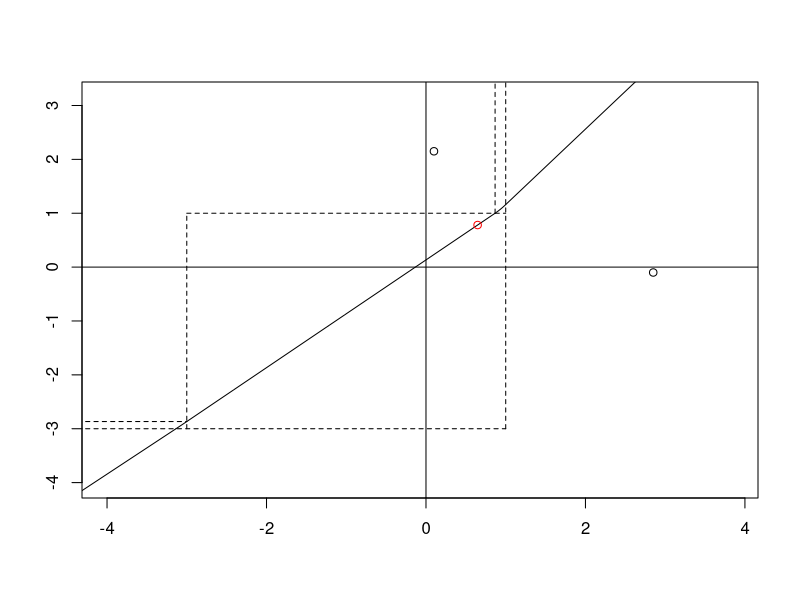

The R source for this figure:
f=0.05
eps=2
e=.5
t=1
b=5

rate<-function(x){
	if(x<=(-t-eps)){
		a=b
	} 
	if(x>=(-t+eps)){
		a=0
	} 
	if(x>(-t-eps)&&x<(-t+eps)){
	a=b*(-1/(2*eps)*(x+t)+1/2)
	}
	return(a)
}


timefun<-function(y){
	c=1/e*(f-b/(2*eps)*(b-f)/e-b*t/(2*eps)+b/2)
	ty=1/e*log((y-(b-f)/e)/(-t-eps+4*eps*f/(b-2*eps*e)-(b-f)/e))
	x=(-t-eps-c)*(y-(b-f)/e)/(-t-eps+4*eps*f/(b-2*eps*e)-(b-f)/e)+c+b/(2*eps)*(y-(b-f)/e)*ty
	return(x)
}

timefun2<-function(x){
	c=1/e*(-f-b/(2*eps)*f/e-b*t/(2*eps)+b/2)
	tx=1/e*log((x-f/e)/(-t+eps-4*eps*f/(b-2*eps*e)-f/e))
	y=(-t+eps-c)*(x-f/e)/(-t+eps-4*eps*f/(b-2*eps*e)-f/e)+c+b/(2*eps)*(x-f/e)*tx
	return(y)
}

xrange=c(-t-eps-1,f/e+rate(-f/e)/e+1)
yrange=c(-t-eps-1,-f/e+rate(f/e)/e+1)

plot(xrange,yrange,col='white',xlab="",ylab="")

xvals=matrix(seq(min(xrange),max(xrange),length.out=500),nrow=1)
yvals=matrix(seq(min(yrange),max(yrange),length.out=500),nrow=1)

xisocline=f/e+apply(yvals,2,rate)/e
yisocline=-f/e+apply(xvals,2,rate)/e
# lines(xisocline,yvals)
# lines(xvals,yisocline)

xvals=matrix(seq(-t-eps,-t+eps-4*eps*f/(b-2*eps*e),length.out=500),nrow=1)
midline=xvals+4*eps*f/(b-2*eps*e)
lines(xvals,midline)

yvals=matrix(seq(-t-eps,-t-eps+4*eps*f/(b-2*eps*e),length.out=500),nrow=1)
line=apply(yvals,2,timefun)
lines(line,yvals)

xvals=matrix(seq(-t+eps-4*eps*f/(b-2*eps*e),-t+eps,length.out=500),nrow=1)
line=apply(xvals,2,timefun2)
lines(xvals,line)

xvals=matrix(seq(min(xrange)-1,timefun(-t-eps),length.out=500),nrow=1)
xhat=timefun(-t-eps)
yhat=-t-eps
line=(yhat-(b-f)/e)/(xhat-(b+f)/e)*(xvals-(b+f)/e)+(b-f)/e
lines(xvals,line)

xvals=matrix(seq(-t+eps,max(xrange)+1,length.out=500),nrow=1)
xhat=-t+eps
yhat=timefun2(-t+eps)
line=(yhat+f/e)/(xhat-f/e)*(xvals-f/e)-f/e
lines(xvals,line)

points(f/e,-f/e+rate(f/e)/e)
points(f/e+rate(-f/e)/e,-f/e)
points(b*(eps-t)/(2*eps*e+b)-2*eps*f/(b-2*eps*e),b*(eps-t)/(2*eps*e+b)+2*eps*f/(b-2*eps*e),col='red')
lines(seq(-t-eps,-t+eps,length.out=500),rep(-t+eps,500),lty=2)
lines(seq(min(xrange)-1,-t+eps,length.out=500),rep(-t-eps,500),lty=2)
lines(rep(-t+eps,500),seq(-t-eps,max(yrange)+1,length.out=500),lty=2)
lines(rep(-t-eps,500),seq(-t-eps,-t+eps,length.out=500),lty=2)
# abline(h=-t-eps+4*eps*f/(b-2*eps*e),lty=2)
lines(seq(min(xrange)-1,-t-eps,length.out=500),rep(-t-eps+4*eps*f/(b-2*eps*e),500),lty=2)
lines(rep(-t+eps-4*eps*f/(b-2*eps*e),500),seq(-t+eps,max(yrange)+1,length.out=500),lty=2)
abline(h=0,v=0)